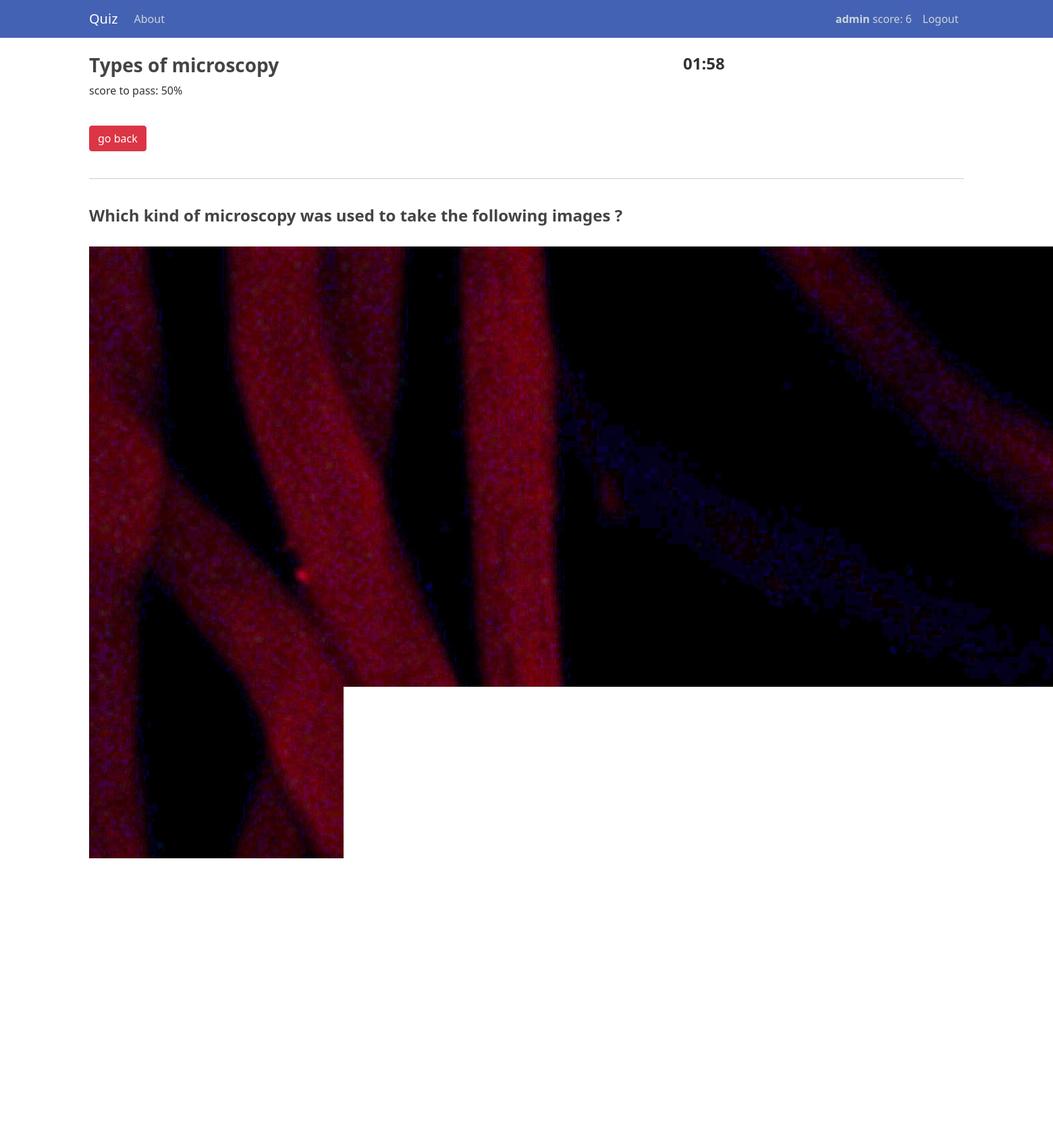
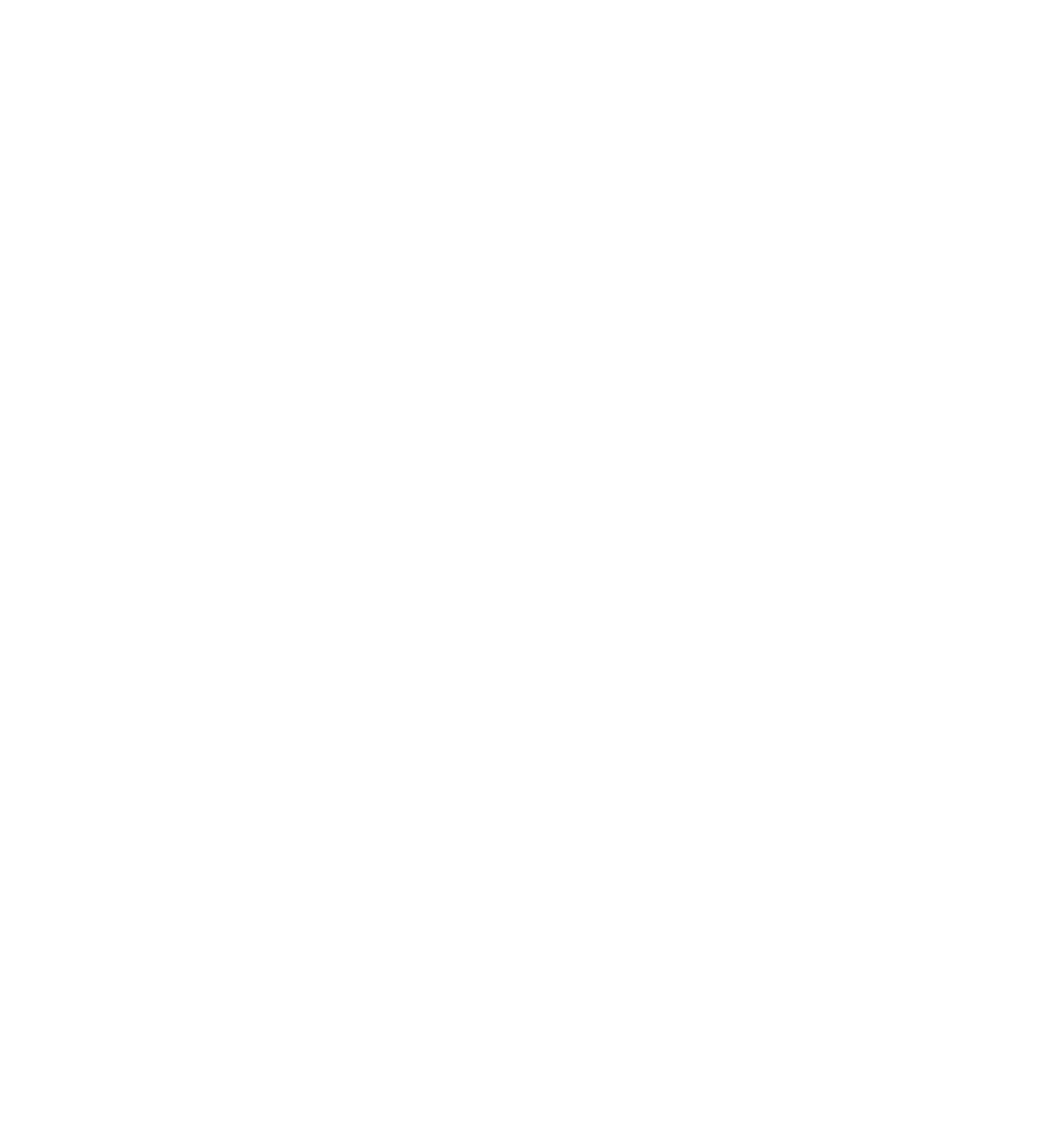
The page /1/data/ (signed in, upper part) on the database its author committed (2 pictures, top to bottom).
### quizapp/models.py (models this page shows, shortened)
class Quiz(models.Model):
    name = models.CharField(max_length=120)
    topic = models.CharField(max_length=120)
    number_of_questions = models.IntegerField()
    number_of_images = models.IntegerField()
    time = models.IntegerField(help_text="duration of the quiz in minutes")
    required_score_to_pass = models.IntegerField(help_text="required score in %")
    difficulty = models.CharField(max_length=6, choices=DIFF_CHOICES)
    def get_questions(self):
        return self.question_set.all()
    class Meta:
        verbose_name_plural = 'Quizes'

class Question(models.Model):
    text = models.CharField(max_length=200)
    quiz = models.ForeignKey(Quiz, on_delete=models.CASCADE)
    points = models.IntegerField(null=True)
    def __str__(self):
        return str(self.text)
    def get_answers(self):
        return self.answer_set.all()
    def get_images(self):
        return self.images_set.all()

### quizapp/views.py (the view)
# urls.py: path('<pk>/data/', quiz_data_view, name='quiz-data-view'),
def quiz_data_view(request, pk):
    quiz = Quiz.objects.get(pk=pk)
    questions = []
    scoreboard = get_score()
    for question in quiz.get_questions():
        answers = []
        images = []
        for image in question.get_images():
            images.append(image.processed_image.url)
        for answer in question.get_answers():
            answers.append(answer.text)
        questions.append({str(question): {"images": images, "answers": answers}})
    return render(request, 'quiz.html', {"score": scoreboard, 'obj': questions, "name": quiz.name, "time": quiz.time,
                                         "required_score_to_pass": quiz.required_score_to_pass})

### quizapp/views.py (called while the page is built)
def get_score():
    scores = Score.objects.all()
    scoreboard = {}
    for score in scores:
        if score.user not in scoreboard:
            scoreboard[score.user] = score.score
        else:
            scoreboard[score.user] += score.score
    return scoreboard

### quizapp/templates/quiz.html (shortened to what this page needs)
{% extends "base.html" %}
{% load static %}
{% block content %}
<div class="col-md-100">
<div class="row">
    <div class="col">
        <h3><b>{{name}}</b></h3>
        <p>score to pass: {{required_score_to_pass}}%</p>
    </div>
    <div class="col text-right" id="finish-box"></div>
    <div class="col text-right h4" id="timer-box">
        </div>
</div>
<br>
<a href="{% url 'main-view' %}" class="btn btn-danger">go back</a>
<br>
<br>
<hr>
<form id="quiz-form" class="mt-3 mb-3">
    {% for questions in obj %}
        {% for question, data in questions.items %}
            <br>
            <div class="mb-2">
            <h4><b>{{ question }}</b></h4>
            </div>
            <br>
            {% for set, values in data.items %}
                {% for image in values %}
                    {% if "jpg" in image %}
                        <img src="{{ image }}" alt="">
                    {% endif %}
                {% endfor %}
                <br>
            {% endfor %}
         {% endfor %}
    {% endfor %}
</form>
</div>
{% endblock content %}

### quizapp/templates/base.html (shortened to what this page needs)
{% load static %}
<!doctype html>
<html lang="en">
  <head>
      <link href="https://cdn.jsdelivr.net/npm/bootstrap@5.1.1/dist/css/bootstrap.min.css" rel="stylesheet">
    <link rel="stylesheet" type="text/css" href="{% static 'css/main.css' %}">
  </head>
  <body class="d-flex h-100">
  <header class="site-header">
      <nav class="navbar navbar-expand-md navbar-dark bg-steel fixed-top">
        <div class="container">
          <a class="navbar-brand mr-4" href="{% url 'main-view' %}"> Quiz </a>
          <div class="collapse navbar-collapse" id="navbarToggle">
            <div class="navbar-nav me-auto">
              <a class="nav-item nav-link" href="{% url 'about' %}">About</a>
            </div>
            <div class="navbar-nav ms-auto">
                {% if request.user.is_authenticated %}
                    <a class="nav-item nav-link right" >
                        <b>{{ user }}</b>
                    {% for user, score in score.items %}
                        {% if user == request.user and score is not None %}
                            {% if score >= 0 %}
                                score: {{ score }}
                            {% elif score < 0 %}
                                score: 0
                            {% endif %}
                        {% endif %}
                    {% endfor %}
                    </a>
                    <a class="nav-item nav-link right" href="{% url 'logout' %}">Logout</a>
                {% else %}
                    <a class="nav-item nav-link" href="{% url 'login' %}">Login</a>
                    <a class="nav-item nav-link" href="{% url 'register' %}">Register</a>
                {% endif %}
            </div>
          </div>
        </div>
      </nav>
    </header>
  <main class="container">
      <div class="row">
          {% block content %}
          {% endblock content %}
      </div>
    </main>
 </body>
</html>

### quizapp/static/css/main.css (style rules this page uses)
body { background: #ffffff; color: #333333; margin-top: 5rem; }
h1, h2, h3, h4, h5, h6 { color: #444444; }
.bg-steel { background-color: #4462b3; }
.site-header .navbar-nav .nav-link { color: #cbd5db; }

### rows shown on the page
Quiz: name "Types of microscopy"
Question: questions "Which kind of microscopy was used to take the following images ?"

### other values the page prints
{{ user }} "admin"
{{ score }} "6"
{{ required_score_to_pass }} "50"
